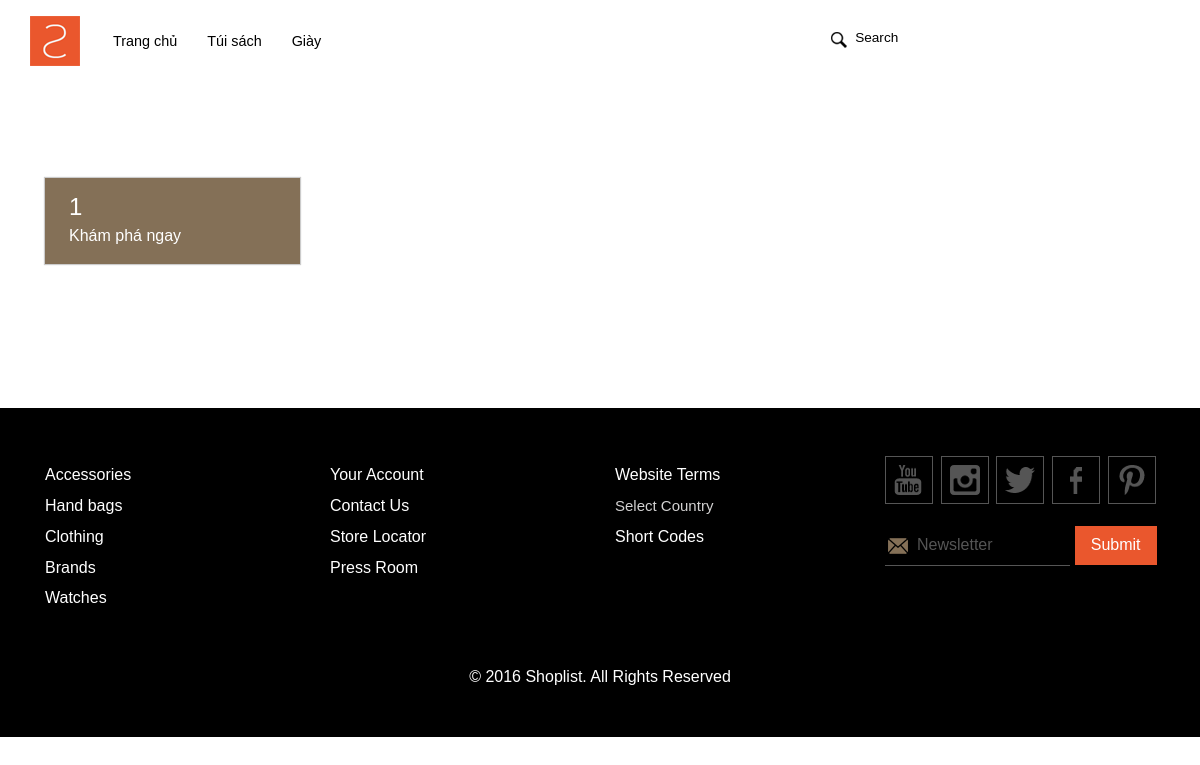
The app's page /timsanpham.php, older data.
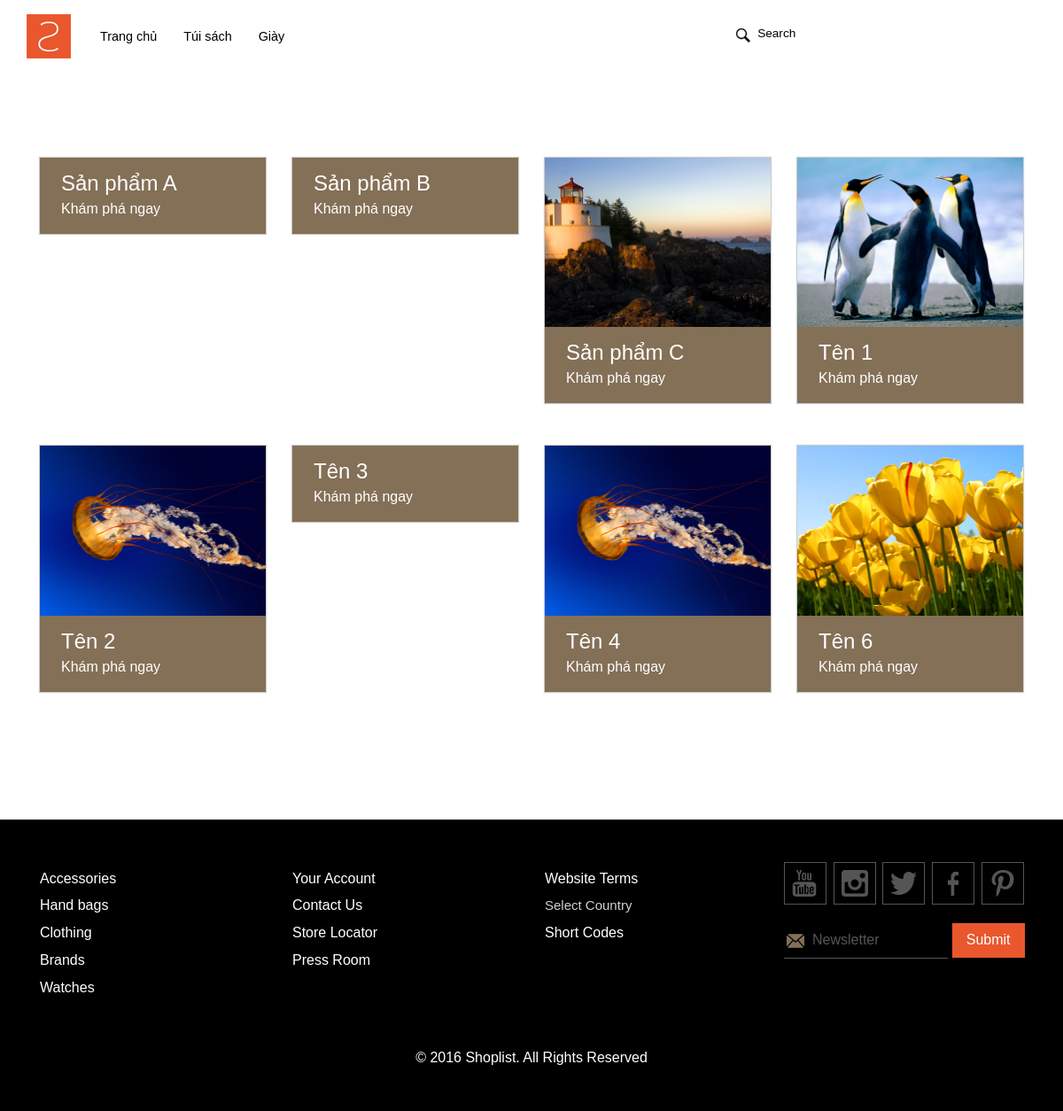
The same page, newer data.
### tables this page shows
CREATE TABLE `theloai` (
  `Id` int(11) UNSIGNED NOT NULL,
  `Ten` varchar(60) DEFAULT NULL
);

CREATE TABLE `sanpham` (
  `Id` int(11) UNSIGNED NOT NULL,
  `Ten` varchar(30) DEFAULT NULL,
  `Gia` varchar(60) DEFAULT NULL,
  `MoTa` varchar(255) DEFAULT NULL,
  `TheLoaiId` int(11) UNSIGNED DEFAULT NULL,
  `Anh1` varchar(60) DEFAULT NULL,
  `Anh2` varchar(60) DEFAULT NULL,
  `Anh3` varchar(60) DEFAULT NULL
);

### library/init.php (called while the page is built, shortened)
<?php
require_once 'DB.php';
$db = new DB();
?>

### library/DB.php (called while the page is built, shortened)
<?php
class DB
{
    private $hostname = 'localhost',
            $username = 'root',
            $password = '',
            $dbname = 'shop';
    public $cn = NULL;
    public function connect()
    {
        $this->cn = mysqli_connect($this->hostname, $this->username, $this->password, $this->dbname);
    }
    public function num_rows($sql = null)
    {
        if ($this->cn)
        {
            $query = mysqli_query($this->cn, $sql);
            if ($query)
            {
                $row = mysqli_num_rows($query);
                return $row;
            }
        }
    }
    public function fetch_assoc($sql = null)
    {
        if ($this->cn)
        {
            $query = mysqli_query($this->cn, $sql);
            if ($query)
            {
                while ($row = mysqli_fetch_assoc($query))
                {
                    $data[] = $row;
                }
                return $data;
            }
        }
    }
    public function set_char($uni)
    {
        if ($this->cn)
        {
            mysqli_set_charset($this->cn, $uni);
        }
    }
}
?>

### timsanpham.php (the view, shortened to what this page needs)
<?php
	require_once 'library/init.php';
	require_once 'layouts/header.php';
?>
	<div class="product">
		<div class="container">
			<div class="product-main">
				<div class="product-block">
                    <?php
						$nd = isset($_POST['noidung']) ? $_POST['noidung'] : '';
                        if($nd == '') {
                            $sql_get_list = "SELECT * FROM sanpham ORDER BY Id ASC";
                        } else {
                            $sql_get_list = "SELECT sanpham.Ten, sanpham.TheLoaiId, sanpham.Id, sanpham.Gia, sanpham.Anh1, sanpham.Anh2, sanpham.Anh3
                            FROM sanpham
                            INNER JOIN theloai ON sanpham.TheLoaiId = theloai.Id
                            WHERE (sanpham.Ten LIKE '%$nd%') OR (sanpham.MoTa LIKE '%$nd%') OR (theloai.Ten LIKE '%$nd%')";
                        }
                        if($db->num_rows($sql_get_list)) {
                            foreach ($db->fetch_assoc($sql_get_list) as $key => $sanpham) {
                                echo
								'
								<div class="col-md-3 home-grid">
									<div class="home-product-main">
										<div class="home-product-top">
											<a href="single.php?theloai='.$sanpham['TheLoaiId'].'&sanpham='.$sanpham['Id'].'">
												<img src="'.$sanpham['Anh1'].'" alt="" class="img-responsive zoom-img">
											</a>
										</div>
										<div class="home-product-bottom">
											<h3>
												<a href="single.php?theloai='.$sanpham['TheLoaiId'].'&sanpham='.$sanpham['Id'].'">'.$sanpham['Ten'].'</a>
											</h3>
											<p>Khám phá ngay</p>
										</div>
										<div class="srch">
											<span>'.$sanpham['Gia'].'</span>
										</div>
									</div>
								</div>
								';
                            }
                        }
					?>
					<div class="clearfix"> </div>
				</div>
			</div>
		</div>
	</div>
<?php
    require_once 'layouts/footer.php';
?>

### layouts/header.php (shortened to what this page needs)
<?php
require_once 'library/init.php';
?>
<!DOCTYPE HTML>
<html>
<head>
	<link href="css/bootstrap.css" rel="stylesheet" type="text/css" media="all">
	<link href="css/style.css" rel="stylesheet" type="text/css" media="all" />
</head>
<body>
	<div class="header">
		<div class="container">
			<div class="header-main">
				<div class="top-nav">
					<div class="content white">
						<nav class="navbar navbar-default" role="navigation">
							<div class="navbar-header">
								<div class="navbar-brand logo">
									<a href="index.html">
										<img src="images/logo1.png" alt="">
									</a>
								</div>
							</div>
							<div class="collapse navbar-collapse" id="bs-example-navbar-collapse-1">
								<ul class="nav navbar-nav">
									<li>
										<a href="index.php">Trang chủ</a>
									</li>
									<?php
										$sql_get_list = "SELECT * FROM theloai";
										if($db->num_rows($sql_get_list)) {
											foreach ($db->fetch_assoc($sql_get_list) as $key => $theloai) {
												echo
												'
												<li><a href="theloai.php?Id='.$theloai['Id'].'">'.$theloai['Ten'].'</a></li>
												';
											}
										}
									?>
								</ul>
							</div>
						</nav>
					</div>
				</div>
				<div class="header-right">
					<div class="search">
						<div class="search-text">
							<form action="timsanpham.php" method="POST">
							<input class="serch" id="noidung" name="noidung" type="text" value="Search" onfocus="this.value = '';" onblur="if (this.value == '') {this.value = 'Search';}"
							/>
							</form>
						</div>
						<div class="clearfix"> </div>
					</div>
				</div>
				<div class="clearfix"> </div>
			</div>
		</div>
	</div>

### layouts/footer.php (shortened to what this page needs)
<div class="footer">
	<div class="container">
		<div class="footer-main">
			<div class="ftr-grids-block">
				<div class="col-md-3 footer-grid">
					<ul>
						<li><a href="#">Accessories</a></li>
						<li><a href="#">Hand bags</a></li>
						<li><a href="#">Clothing</a></li>
						<li><a href="#">Brands</a></li>
						<li><a href="#">Watches</a></li>
					</ul>
				</div>
				<div class="col-md-3 footer-grid">
					<ul>
						<li><a href="#">Your Account</a></li>
						<li><a href="#">Contact Us</a></li>
						<li><a href="#">Store Locator</a></li>
						<li><a href="#">Press Room</a></li>
					</ul>
				</div>
				<div class="col-md-3 footer-grid">
					<ul>
						<li><a href="terms.html">Website Terms</a></li>
						<li><select class="country">
										<option value="select your location">Select Country</option>
									</select>
						</li>
						<li><a href="shortcodes.html">Short Codes</a></li>
					</ul>
				</div>
				<div class="col-md-3 footer-grid-icon">
					<ul>
						<li><a href="#"><span class="u-tub"> </span></a></li>
						<li><a href="#"><span class="instro"> </span></a></li>
						<li><a href="#"><span class="twitter"> </span></a></li>
						<li><a href="#"><span class="fb"> </span></a></li>
						<li><a href="#"><span class="print"> </span></a></li>
					</ul>
					<form>
					<input class="email-ftr" type="text" value="Newsletter" onfocus="this.value = '';" onblur="if (this.value == '') {this.value = 'Newsletter';}">
					<input type="submit" value="Submit">
					</form>
				</div>
		    <div class="clearfix"> </div>
		  </div>
		  <div class="copy-rights">
		     <p>© 2016 Shoplist. All Rights Reserved </p>
		   </div>
		</div>
	</div>
</div>
	<link rel="stylesheet" href="css/flexslider.css" type="text/css" media="screen" />
</body>
</html>

### css/style.css (style rules this page uses)
h4, h5, h6, h1, h2, h3 { margin: 0; }
ul, ol { margin: 0; }
p { margin: 0; }
html, body { font-family: 'Hind', sans-serif; font-size: 100%; background:#fff; }
a { text-decoration: none; }
.header { padding: 1em 0em; }
.top-nav { float: left; width: 50%; }
.navbar-brand { padding: 0px; margin-right: 1em; }
.navbar-default { background: none; border: none; }
.header-right { float: right; width:30%; }
.search input.serch { font-size: 0.85em; color: #000; width: 90%; padding: 0.3em 0.5em 0.3em 2em; border: none; outline: none; display: inline-block; font-family: 'Oswald', sans-serif; background:url(../images/search.png)no-repeat 3px 8px; }
.search-text { float: left; width: 33%; margin-top: 0.5em; }
ul.nav.navbar-nav li a { font-size: 0.9em; color: #000; font-family: 'Oswald', sans-serif; }
nav.navbar.navbar-default { margin-bottom: 0px; }
.content { width: 100%; }
.home-product-main { position: relative; box-shadow: 0px 0px 1px 1px #ccc; margin-bottom: 3em; }
.home-product-bottom { padding: 1em 1.5em; background:#847057; box-shadow: 0px 0px 1px 0px rgba(204, 204, 204, 0.78); }
.home-product-bottom h3 { font-size: 1.5em; margin-bottom: 0.2em; font-family: 'Oswald', sans-serif; }
.home-product-bottom h3 a { color: #fff; }
.home-product-bottom p { font-size: 1em; color: #fff; }
.footer { background: #000; padding: 3em 0em; }
.footer-grid ul { padding: 0em; list-style: none; }
.footer-grid ul li { margin: 0.5em 0em; }
select.country { background: none; border: none; outline: none; font-size: 15px; font-weight: 300; color: #D2D1D1; cursor: pointer; -webkit-appearance: none; -moz-appearance: none; -o-appearance: none; -ms-appearance: none; }
.footer-grid ul li a { font-size: 1em; color: #fff; display: block; }
.copy-rights { text-align: center; margin-top: 3em; }
.copy-rights p { font-size: 1em; color: #fff; }
.footer-grid-icon ul { padding:0px; list-style:none; }
.footer-grid-icon { padding: 0px; }
.footer-grid-icon ul li { display: inline-block; border: 1px solid #555; margin-right: 0.2em; }
.footer-grid-icon ul li a { display: block; line-height: 0px; }
.footer-grid-icon ul li a span { background: url(../images/ftr-icons.png)no-repeat; width: 30px; height: 30px; display: inline-block; margin: 0.5em 0.5em; }
.footer-grid-icon ul li { display: inline-block; }
.footer-grid-icon ul li a span.u-tub { background-position: 0px 0px; }
.footer-grid-icon ul li a span.instro { background-position: -31px 0px; }
.footer-grid-icon ul li a span.twitter { background-position: -63px 0px; }
.footer-grid-icon ul li a span.fb { background-position: -95px 0px; }
.footer-grid-icon ul li a span.print { background-position: -127px 0px; }
.footer-grid-icon input[type="text"] { font-size: 1em; color: #555; border: none; outline: none; width: 65%; margin-top: 1em; border-bottom: 1px solid #555; padding:0.5em 1em 0.5em 2em; }
.footer-grid-icon input.email-ftr { background: url(../images/mail.png)no-repeat 3px 10px; }
.footer-grid-icon input[type="submit"] { font-size: 1em; color: #fff; background: #EA572D; border: none; padding: 0.5em 1em; outline: none; }
.product { padding: 6em 0em; }

Row changes from the older to the newer data that the page shows:
removed sanpham: Ten "1"
added sanpham: Ten "Sản phẩm A"
added sanpham: Ten "Sản phẩm B"
added sanpham: Anh1 (picture), Ten "Sản phẩm C"
added sanpham: Anh1 (picture), Ten "Tên 1"
added sanpham: Anh1 (picture), Ten "Tên 2"
added sanpham: Ten "Tên 3"
added sanpham: Anh1 (picture), Ten "Tên 4"
added sanpham: Anh1 (picture), Ten "Tên 6"
